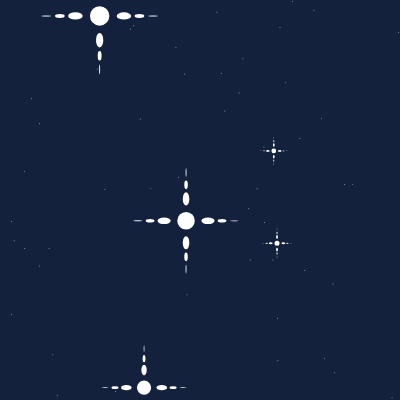
Frame 1 (no input)
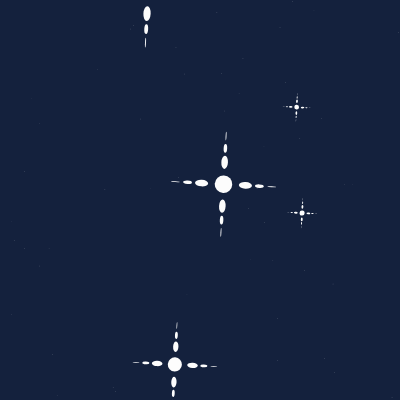
Frame 60 (no input)
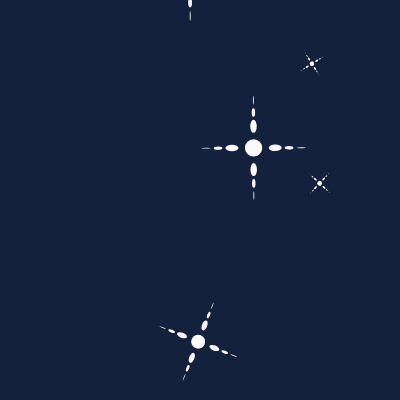
Frame 120 (the mouse pressed at the canvas centre since frame 60)

The p5.js sketch that drew these frames (run headless with seeded random() and noise() and a simulated clock; from frame 60 on, the mouse is pressed at the canvas centre):

// p5.js sketch
// ── sketch.js
let size;
let x = [];
let y = [];
let angle;
let pacex = [];
let pace = [];
let s;
let rotations;
let rotationsX;
let r, g, b, colorchange;
let disappear;
let ds, d;
let my;
let bgts = 0;
let starx = [];
let stary = [];
let pacesave,pacexsave;
let saveSpeed = false; 

function setup() {
  createCanvas(400, 400);
  // x = [random(0, width),random(0, width),random(0, width)];
  // y = [random(0, height),random(0, height),random(0, height)];
  for(i = 0; i < 50; i ++){
    starx[i] = random(0, width);
    stary[i] = random(0, height);
  }
  
  for (i = 0; i < 5; i ++){
    x[i] = random(0, width);
    y[i] = random(0, height);
    pace[i] = random(0.2, 0.8);
    pacex [i] = random(0.2, 0.8);
  }
  size = [
    random(20, 50),
    random(20, 50),
    random(10, 20),
    random(20, 50),
    random(10, 20),
  ];
  angle = [];
  disappear = 255;
}

function draw() {
  background(20, 33, 61);

  for (i = 0; i < 50; i += 1) {
    stars(starx[i], stary[i]);
  }

  for (i = 0; i < 5; i += 1) {
    fishmove(i);
    push();
    translate(x[i], y[i] - size[i] * 0.14);
    s = sin(frameCount * 0.05);
    rotate((angle[i] / 8) * s);
    
    let my = map(y[i], 0, height, 0, 100);
    if (mouseIsPressed) {
      rotate(PI * my);
      if (size[i] > 0) {
        size[i] -= 0.01;
      }
      let d = dist(mouseX, mouseY, x[i], y[i])
      if(d < 10 && saveSpeed==false){
        rotate(PI * 80 * s);   
        pacesave = pace[i]
        pace[i] = 0;
        pacexsave = pacex[i]
        pacex[i] = 0;
        console.log(pacesave);
        saveSpeed = true;
      }
    }
    
    if(keyIsPressed){
      if(key == "a"){
        pace[i] = pacesave;
        pacex[i] = pacexsave;
        saveSpeed = false;
        
      }
    }
    
    if (sin(frameCount * 0.05) < 0) {
      rotate((angle[i] / 8) * -s * 2);
    }

    teridyfish(0, 0, size[i]);
    pop();

    if (y[i] < -30 || y[i] > height + 30) {
      pace[i] = -pace[i];
    }
    if (x[i] < -30 || x[i] > width + 30) {
      pacex[i] = -pacex[i];
    }
  }
}

function drawfish(px, py, psize){
    circle(px, py, psize * 0.4);

    ellipse(px, py + psize * 0.5, psize * 0.15, psize * 0.3);
    ellipse(px, py - psize * 0.5, psize * 0.15, psize * 0.3);
    ellipse(px + psize * 0.5, py, psize * 0.3, psize * 0.15);
    ellipse(px - psize * 0.5, py, psize * 0.3, psize * 0.15);

    ellipse(px, py + psize * 0.82, psize * 0.08, psize * 0.2);
    ellipse(px, py - psize * 0.82, psize * 0.08, psize * 0.2);
    ellipse(px + psize * 0.82, py, psize * 0.2, psize * 0.08);
    ellipse(px - psize * 0.82, py, psize * 0.2, psize * 0.08);

    ellipse(px, py + psize * 1.1, psize * 0.02, psize * 0.2);
    ellipse(px, py - psize * 1.1, psize * 0.02, psize * 0.2);
    ellipse(px + psize * 1.1, py, psize * 0.2, psize * 0.02);
    ellipse(px - psize * 1.1, py, psize * 0.2, psize * 0.02);
}

function teridyfish(px, py, psize) {
  noStroke();
  //   change color based on distance
  r = 255 - frameCount * (psize / 1000);
  g = 255 - frameCount * (psize / 1000);
  b = 255 - frameCount * (psize / 1000);
  fill(r, g, b, disappear);

  if (g < 110) {
    disappear -= frameCount * 0.0005;
    console.log("gg")
    
  }
  
  fill(r, g, b, disappear);
  drawfish(px, py, psize)

  if (disappear < 150) {
    pace[i] = pace[i] * 0.99;
  }
  if (disappear < 10 || psize < 0.5) {
    rectMode(CENTER);
    fill(255, 255, 255, bgts);
    rect(0, 0, width * 3, height * 3);
    bgts += 0.1;
  }

  //console.log(x)
}

function fishmove(t) {
  // x[t] = x[t] + 5 * cos(frameCount * 0.05);

  let x_angle = sin(frameCount * 0.05);
  let y_angle = cos(frameCount * 0.05);

  // x[t] = 10 * sin(frameCount * 0.05);
  x[t] = x[t] + x_angle * 0.1 + pacex[t];
  y[t] -= pace[t] + y_angle * 0.1;
  angle[t] = atan2(x_angle, y_angle);
}

function stars(x, y) {
  noFill();
  stroke(255, 255, 255, 200);
  let shine = sin(frameCount * 0.01);
  let starshine = map(shine, -1, 1, 0, 1);
  strokeWeight(2 - 2 * starshine);
  point(x, y);
}

function rota(x, y) {
  fill(0);
  circle(x, y, size * 13)
  for (let angle = 0; angle < TWO_PI; angle += PI / 2) {
    push();
    translate(x, y);
    rotate(angle);
    for (let i = 0; i < 100; i+=10){
       j = 20*sin((frameCount-i)/50);
       let s = map(i, 0, 100, 20, 2);
       circle( i, j, s * size * 0.5);
    }
     
    pop();
  }
}
